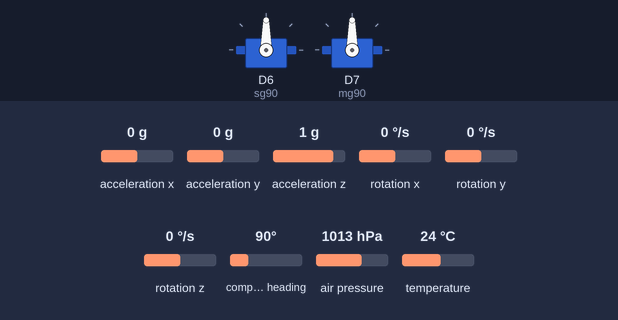
The sketch below on a simulated Arduino Nano 33 BLE. On the bench: 2 × servo. The test bench sets the inputs (shaded band); at power-on: acceleration y 0 g, rotation x 0 °/s, acceleration z 1 g, acceleration x 0 g, rotation y 0 °/s, rotation z 0 °/s, compass heading 90°, air pressure 1013 hPa, temperature 24 °C. What the sketch prints to the serial monitor is not drawn.

Above: at 1.7 s.
1.8 s: acceleration y set to -0.8 g
At 3.3 s:
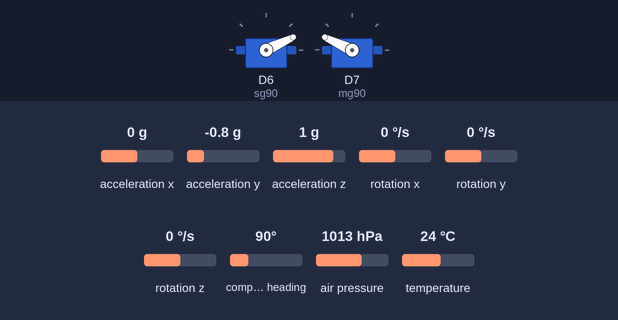
3.6 s: rotation x set to 100 °/s
At 5.26 s:
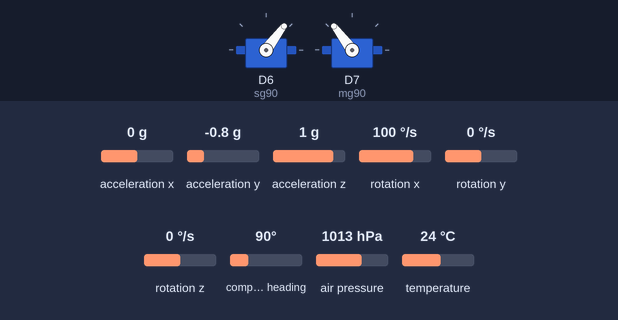
6.6 s: acceleration z set to -0.1 g
8.2 s: acceleration z set to 1.4 g
At 9.44 s:
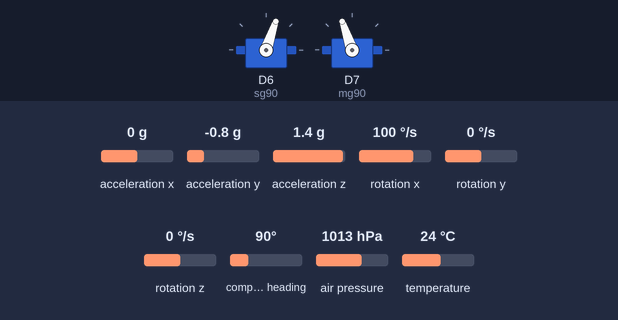
11.2 s: acceleration y set to 0 g
14.2 s: rotation x set to 192 °/s
At 15.0 s:
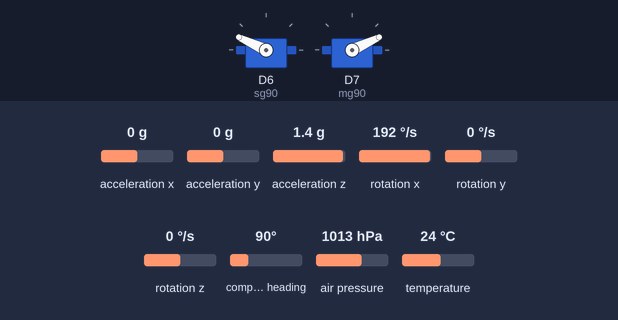
Timing chart, 0 to 16.9 s (numbered marks = the images above; inputs shaded):
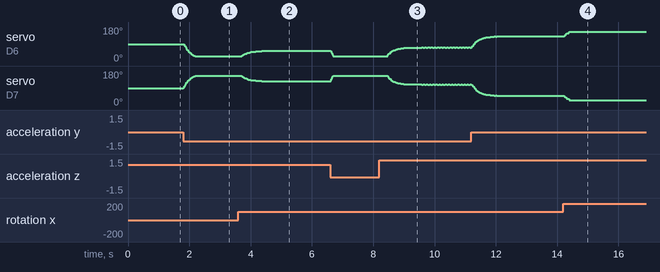

Measured:
- after the input at 1.8 s, servo on D6 (sg90): moves from 90° to 25° over 0.39 s, starting at once; servo on D7 (mg90): moves from 90° to 155° over 0.39 s, starting at once
- after the input at 14.2 s, servo on D6 (sg90): moves from 131° to 155° over 0.21 s, starting at once; servo on D7 (mg90): moves from 49° to 25° over 0.21 s, starting at once

The sketch:

fixed_wing_fc.ino
```cpp
/*
  ╔══════════════════════════════════════════════════════════════╗
  ║   FIXED WING FC — Aileron Control + Full Telemetry          ║
  ║   Board  : Arduino Nano 33 BLE Rev2 (ABX00072)              ║
  ║   IMU    : BMI270 + BMM150 (built-in)                       ║
  ║   Baro   : BMP180 (external I2C)                            ║
  ║   Servos : SG90  → D6  (left elevon)                        ║
  ║            MG90S → D7  (right elevon)                       ║
  ║   Output : JSON over USB Serial @ 115200                    ║
  ╚══════════════════════════════════════════════════════════════╝

  BMP180 wiring → Nano 33 BLE Rev2:
    VCC → 3.3V    GND → GND
    SDA → A4      SCL → A5

  Servo wiring:
    SG90  signal → D6,  MG90S signal → D7
    ⚠ Power servos from an external 5V BEC — NOT from the Arduino pin.

  Libraries (Tools → Manage Libraries):
    • Arduino_BMI270_BMM150   (bundled with board package)
    • Adafruit BMP085 Library
    • Adafruit Unified Sensor

  Anti-jitter measures applied:
    1. Complementary filter (98/2) replaces raw accel attitude
    2. EMA servo smoother on top of CF output
    3. Dead-band: ignores corrections < 1° roll to prevent buzzing
    4. Integer rounding before write() to stop micro-stepping noise
    5. Baro throttled to 100 ms so it never blocks the servo loop
    6. dt clamped — stalls from Serial.print never corrupt the filter
    7. Serial output rate decoupled from servo rate (servo=50Hz, telem=20Hz)
*/

#include <Arduino_BMI270_BMM150.h>
#include <Servo.h>
#include <Wire.h>
#include <Adafruit_BMP085.h>

// ════════════════════════════════════════
//  TUNING CONSTANTS  ← adjust for your airframe
// ════════════════════════════════════════
const int   SG90_CENTER  = 90;    // left elevon neutral trim  (0–180)
const int   MG90_CENTER  = 90;    // right elevon neutral trim (0–180)
const float AILERON_GAIN = 2.0;   // servo°/roll° — lower = less aggressive
const int   MAX_THROW    = 65;    // max deflection from centre (degrees)
const int   DEAD_BAND    = 1;     // roll error < this → no correction (stops buzz)

// Complementary filter: 0.98 = smooth, 0.95 = more responsive
const float CF_ALPHA     = 0.98;

// EMA servo smoother: 0.15 = very smooth, 0.30 = faster response
// If servos feel sluggish increase this; if they jitter decrease it
const float SERVO_EMA    = 0.20;

// Sea-level pressure (Pa) — tune for your local QNH
float seaLevelPa = 101325.0;

// ════════════════════════════════════════
//  OBJECTS
// ════════════════════════════════════════
Adafruit_BMP085 bmp;
Servo sg90;   // left elevon
Servo mg90;   // right elevon

// ════════════════════════════════════════
//  SENSOR READINGS
// ════════════════════════════════════════
float accelX = 0, accelY = 0, accelZ = 1;
float gyroX  = 0, gyroY  = 0, gyroZ  = 0;
float magX   = 0, magY   = 0, magZ   = 0;

// ════════════════════════════════════════
//  ATTITUDE
// ════════════════════════════════════════
float roll    = 0;
float pitch   = 0;
float yaw     = 0;
float roll_cf  = 0;   // complementary filter accumulators
float pitch_cf = 0;

// ════════════════════════════════════════
//  BARO
// ════════════════════════════════════════
float altitude    = 0;
float pressure    = 101325;
float temperature = 25;

// ════════════════════════════════════════
//  SERVO STATE
// ════════════════════════════════════════
float sg90Smooth = SG90_CENTER;   // EMA accumulators (float for precision)
float mg90Smooth = MG90_CENTER;
int   sg90Pos    = SG90_CENTER;   // actual written values
int   mg90Pos    = MG90_CENTER;

// ════════════════════════════════════════
//  TIMING
// ════════════════════════════════════════
unsigned long lastUs      = 0;    // micros — for dt
unsigned long lastBaroMs  = 0;    // millis — baro throttle
unsigned long lastTelemMs = 0;    // millis — serial output throttle

const unsigned long BARO_MS  = 100;   // baro every 100 ms
const unsigned long TELEM_MS = 50;    // telemetry every 50 ms (20 Hz)
//                                       servo write happens EVERY loop (~50 Hz)

// ════════════════════════════════════════
//  SETUP
// ════════════════════════════════════════
void setup() {
  Serial.begin(115200);

  // Don't freeze if no PC is connected —
  // wait max 2 s then continue standalone
  unsigned long t0 = millis();
  while (!Serial && millis() - t0 < 2000);

  Serial.println("================================");
  Serial.println(" FIXED WING FC INITIALIZING    ");
  Serial.println("================================");

  // ── Servos to neutral first ──
  sg90.attach(6);
  mg90.attach(7);
  sg90.write(SG90_CENTER);
  mg90.write(MG90_CENTER);
  delay(500);   // let servos reach neutral before IMU reads
  Serial.println("SERVOS ATTACHED — NEUTRAL");

  // ── IMU ──
  if (!IMU.begin()) {
    Serial.println("ERROR: IMU FAILED — HALTING");
    while (1);
  }
  Serial.println("IMU OK");

  // ── BMP180 ──
  if (!bmp.begin()) {
    Serial.println("ERROR: BMP180 NOT FOUND");
    // Remove the while(1) below to run without baro (altitude = 0)
    while (1);
  }
  Serial.println("BMP180 OK");

  // ── Seed CF filter with first accel reading ──
  if (IMU.accelerationAvailable()) {
    IMU.readAcceleration(accelX, accelY, accelZ);
    roll_cf  = atan2(accelY, accelZ) * 180.0 / PI;
    pitch_cf = atan2(-accelX,
                     sqrt(accelY * accelY + accelZ * accelZ)) * 180.0 / PI;
  }
  sg90Smooth = SG90_CENTER;
  mg90Smooth = MG90_CENTER;

  lastUs = micros();
  Serial.println("SYSTEM READY");
  Serial.println("AILERON CONTROL ACTIVE");
}

// ════════════════════════════════════════
//  LOOP
// ════════════════════════════════════════
void loop() {

  // ── dt (seconds) ────────────────────────────────
  unsigned long nowUs = micros();
  float dt = (nowUs - lastUs) / 1000000.0f;
  lastUs = nowUs;
  if (dt <= 0 || dt > 0.1f) dt = 0.02f;  // clamp: ignore stall spikes

  // ── Read IMU ─────────────────────────────────────
  if (IMU.accelerationAvailable())
    IMU.readAcceleration(accelX, accelY, accelZ);

  if (IMU.gyroscopeAvailable())
    IMU.readGyroscope(gyroX, gyroY, gyroZ);

  if (IMU.magneticFieldAvailable())
    IMU.readMagneticField(magX, magY, magZ);

  // ── Complementary filter: roll & pitch ──────────
  float ar = atan2(accelY, accelZ) * 180.0f / PI;
  float ap = atan2(-accelX,
                   sqrt(accelY * accelY + accelZ * accelZ)) * 180.0f / PI;

  roll_cf  = CF_ALPHA * (roll_cf  + gyroX * dt) + (1.0f - CF_ALPHA) * ar;
  pitch_cf = CF_ALPHA * (pitch_cf + gyroY * dt) + (1.0f - CF_ALPHA) * ap;

  roll  = roll_cf;
  pitch = pitch_cf;

  // ── Tilt-compensated yaw ─────────────────────────
  float rr = roll  * PI / 180.0f;
  float pr = pitch * PI / 180.0f;
  float mxc =  magX * cos(pr) + magZ * sin(pr);
  float myc =  magX * sin(rr) * sin(pr)
             + magY * cos(rr)
             - magZ * sin(rr) * cos(pr);
  yaw = atan2(-myc, mxc) * 180.0f / PI;
  if (yaw < 0) yaw += 360.0f;

  // ── BMP180 — throttled, never blocks servo loop ──
  unsigned long nowMs = millis();
  if (nowMs - lastBaroMs >= BARO_MS) {
    pressure    = (float)bmp.readPressure();
    temperature = bmp.readTemperature();
    altitude    = bmp.readAltitude(seaLevelPa);
    lastBaroMs  = nowMs;
  }

  // ════════════════════════════════════════
  //  AILERON CONTROL — jitter-free
  // ════════════════════════════════════════

  // 1. Dead-band: small rolls ignored → stops servo buzzing at rest
  float rollFiltered = (fabs(roll) < DEAD_BAND) ? 0.0f : roll;

  // 2. Compute target position
  float correction = constrain(rollFiltered * AILERON_GAIN,
                                -(float)MAX_THROW, (float)MAX_THROW);
  float sg90Target = SG90_CENTER + correction;
  float mg90Target = MG90_CENTER - correction;

  // 3. EMA smooth — prevents step-changes that cause jitter
  sg90Smooth = SERVO_EMA * sg90Target + (1.0f - SERVO_EMA) * sg90Smooth;
  mg90Smooth = SERVO_EMA * mg90Target + (1.0f - SERVO_EMA) * mg90Smooth;

  // 4. Round to nearest integer — write() only accepts int;
  //    fractional values cause micro-stepping noise
  int sg90New = (int)(sg90Smooth + 0.5f);
  int mg90New = (int)(mg90Smooth + 0.5f);

  sg90New = constrain(sg90New, 10, 170);
  mg90New = constrain(mg90New, 10, 170);

  // 5. Only call write() if value actually changed — avoids
  //    redundant PWM pulses that make servos twitch
  if (sg90New != sg90Pos) { sg90.write(sg90New); sg90Pos = sg90New; }
  if (mg90New != mg90Pos) { mg90.write(mg90New); mg90Pos = mg90New; }

  // ════════════════════════════════════════
  //  JSON TELEMETRY — rate limited to 20 Hz
  //  (servo loop runs at ~50 Hz independently)
  // ════════════════════════════════════════
  nowMs = millis();
  if (nowMs - lastTelemMs >= TELEM_MS) {
    lastTelemMs = nowMs;

    // Single Serial.print block — no intermediate flushes
    // so the UART buffer fills and sends in one burst
    char buf[320];
    snprintf(buf, sizeof(buf),
      "{"
      "\"roll\":%.2f,"
      "\"pitch\":%.2f,"
      "\"yaw\":%.2f,"
      "\"altitude\":%.2f,"
      "\"pressure\":%.0f,"
      "\"temperature\":%.2f,"
      "\"accelX\":%.3f,"
      "\"accelY\":%.3f,"
      "\"accelZ\":%.3f,"
      "\"gyroX\":%.3f,"
      "\"gyroY\":%.3f,"
      "\"gyroZ\":%.3f,"
      "\"magX\":%.3f,"
      "\"magY\":%.3f,"
      "\"magZ\":%.3f,"
      "\"sg90\":%d,"
      "\"mg90\":%d"
      "}",
      roll, pitch, yaw,
      altitude, pressure, temperature,
      accelX, accelY, accelZ,
      gyroX, gyroY, gyroZ,
      magX, magY, magZ,
      sg90Pos, mg90Pos
    );
    Serial.println(buf);   // println adds \n — required by dashboard parser
  }
}
```
